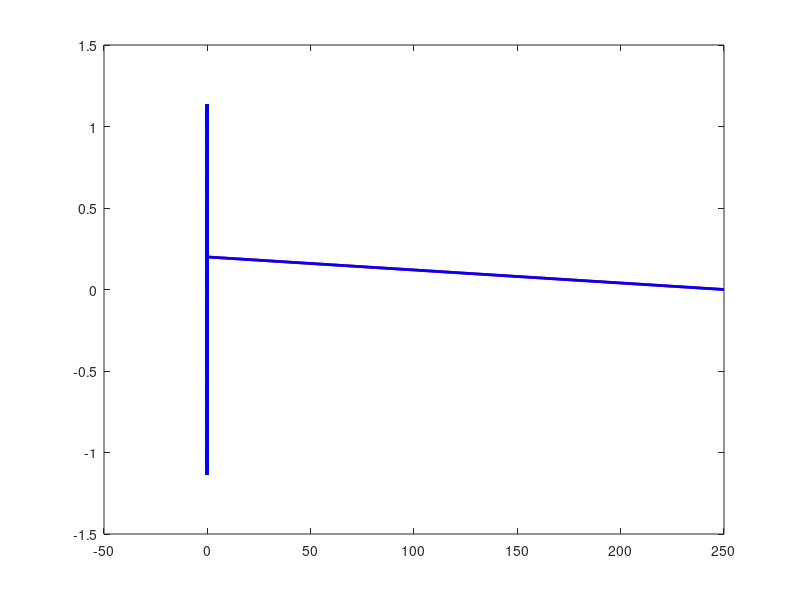

Recreate this plot in MATLAB.
close all
clear all

load ideal_carrier_dpd_data.mat
load coefficients.mat % Load the coefficients I got to recreate the model
fsig = 1000;
x_t = 2*sin(2*pi*fsig*t); % Set the input
% Recreate the model 
xc = x_t.';
X = [xc.^0, xc.^1, xc.^2, xc.^3];
ys = X*c; % Get the result by using my coefficients
Y = y.';

f = fft(t);

% Plot the original y and the recreated ys in the same graph 
figure(1)
plot(f,y,"r-","Linewidth",2);
hold on
plot(f,ys,"b-","Linewidth",2); % Recreated

